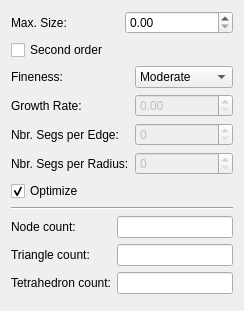
<?xml version="1.0" encoding="UTF-8"?>
<ui version="4.0">
 <class>TaskTetParameter</class>
 <widget class="QWidget" name="TaskTetParameter">
  <property name="geometry">
   <rect>
    <x>0</x>
    <y>0</y>
    <width>221</width>
    <height>311</height>
   </rect>
  </property>
  <property name="sizePolicy">
   <sizepolicy hsizetype="Preferred" vsizetype="Minimum">
    <horstretch>0</horstretch>
    <verstretch>0</verstretch>
   </sizepolicy>
  </property>
  <property name="windowTitle">
   <string>Form</string>
  </property>
  <layout class="QVBoxLayout" name="verticalLayout">
   <item>
    <layout class="QHBoxLayout" name="horizontalLayout">
     <item>
      <widget class="QLabel" name="label">
       <property name="text">
        <string>Max. Size:</string>
       </property>
      </widget>
     </item>
     <item>
      <widget class="QDoubleSpinBox" name="doubleSpinBox_MaxSize">
       <property name="maximum">
        <double>9999999.990000000223517</double>
       </property>
      </widget>
     </item>
    </layout>
   </item>
   <item>
    <widget class="QCheckBox" name="checkBox_SecondOrder">
     <property name="text">
      <string>Second order</string>
     </property>
    </widget>
   </item>
   <item>
    <layout class="QFormLayout" name="formLayout">
     <item row="0" column="0">
      <widget class="QLabel" name="label_2">
       <property name="text">
        <string>Fineness:</string>
       </property>
      </widget>
     </item>
     <item row="0" column="1">
      <widget class="QComboBox" name="comboBox_Fineness">
       <property name="currentIndex">
        <number>2</number>
       </property>
       <item>
        <property name="text">
         <string>VeryCoarse</string>
        </property>
       </item>
       <item>
        <property name="text">
         <string>Coarse</string>
        </property>
       </item>
       <item>
        <property name="text">
         <string>Moderate</string>
        </property>
       </item>
       <item>
        <property name="text">
         <string>Fine</string>
        </property>
       </item>
       <item>
        <property name="text">
         <string>VeryFine</string>
        </property>
       </item>
       <item>
        <property name="text">
         <string>UserDefined</string>
        </property>
       </item>
      </widget>
     </item>
     <item row="1" column="0">
      <widget class="QLabel" name="label_3">
       <property name="text">
        <string>Growth Rate:</string>
       </property>
      </widget>
     </item>
     <item row="1" column="1">
      <widget class="QDoubleSpinBox" name="doubleSpinBox_GrowthRate">
       <property name="enabled">
        <bool>false</bool>
       </property>
      </widget>
     </item>
     <item row="2" column="0">
      <widget class="QLabel" name="label_4">
       <property name="text">
        <string>Nbr. Segs per Edge:</string>
       </property>
      </widget>
     </item>
     <item row="2" column="1">
      <widget class="QSpinBox" name="spinBox_SegsPerEdge">
       <property name="enabled">
        <bool>false</bool>
       </property>
       <property name="maximum">
        <number>9999</number>
       </property>
      </widget>
     </item>
     <item row="3" column="0">
      <widget class="QLabel" name="label_5">
       <property name="text">
        <string>Nbr. Segs per Radius:</string>
       </property>
      </widget>
     </item>
     <item row="3" column="1">
      <widget class="QSpinBox" name="spinBox_SegsPerRadius">
       <property name="enabled">
        <bool>false</bool>
       </property>
      </widget>
     </item>
    </layout>
   </item>
   <item>
    <widget class="QCheckBox" name="checkBox_Optimize">
     <property name="text">
      <string>Optimize</string>
     </property>
     <property name="checked">
      <bool>true</bool>
     </property>
    </widget>
   </item>
   <item>
    <widget class="Line" name="line">
     <property name="orientation">
      <enum>Qt::Horizontal</enum>
     </property>
    </widget>
   </item>
   <item>
    <layout class="QFormLayout" name="formLayout_2">
     <property name="fieldGrowthPolicy">
      <enum>QFormLayout::AllNonFixedFieldsGrow</enum>
     </property>
     <item row="0" column="0">
      <widget class="QLabel" name="label_6">
       <property name="text">
        <string>Node count: </string>
       </property>
      </widget>
     </item>
     <item row="0" column="1">
      <widget class="QLineEdit" name="lineEdit_InfoNodes">
       <property name="readOnly">
        <bool>true</bool>
       </property>
      </widget>
     </item>
     <item row="1" column="0">
      <widget class="QLabel" name="label_7">
       <property name="text">
        <string>Triangle count:</string>
       </property>
      </widget>
     </item>
     <item row="1" column="1">
      <widget class="QLineEdit" name="lineEdit_InfoTriangle">
       <property name="readOnly">
        <bool>true</bool>
       </property>
      </widget>
     </item>
     <item row="2" column="0">
      <widget class="QLabel" name="label_9">
       <property name="text">
        <string>Tetrahedron count:</string>
       </property>
      </widget>
     </item>
     <item row="2" column="1">
      <widget class="QLineEdit" name="lineEdit_InfoTet">
       <property name="readOnly">
        <bool>true</bool>
       </property>
      </widget>
     </item>
    </layout>
   </item>
  </layout>
 </widget>
 <resources/>
 <connections/>
</ui>
